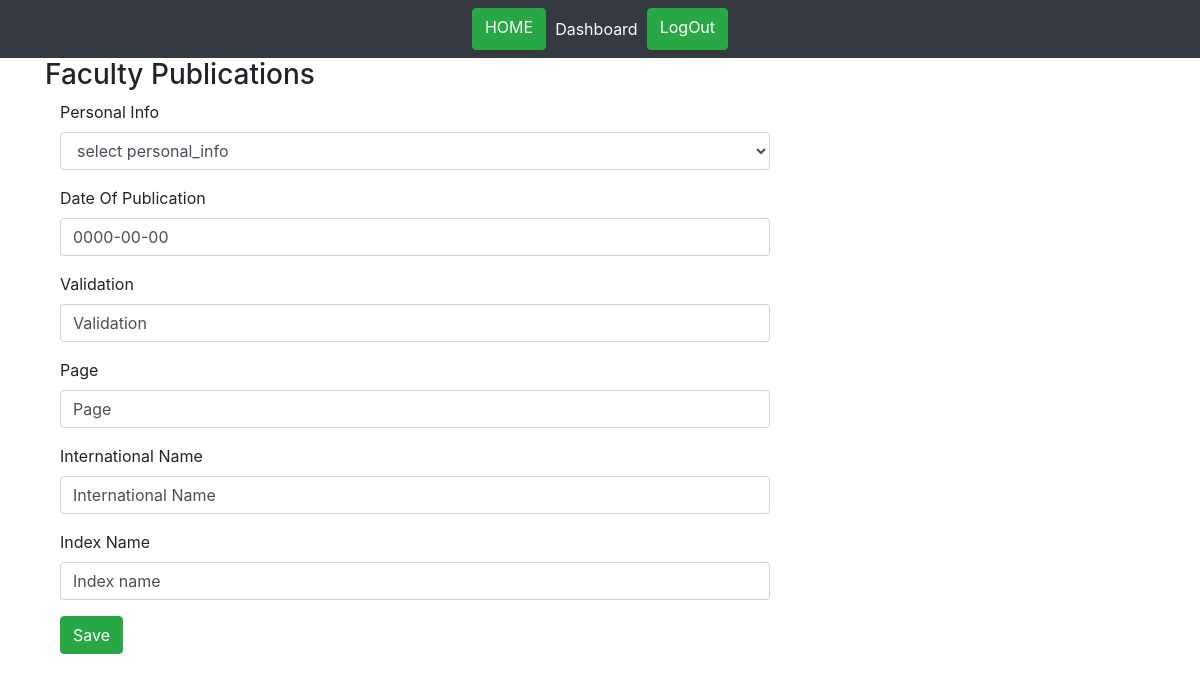
The app's page /faculty_publication/edit/1 with its own data.
### tables this page shows
CREATE TABLE IF NOT EXISTS `faculty_publications` (
  `id` int(11) NOT NULL AUTO_INCREMENT,
  `emp_id` int(11) NOT NULL,
  `date_of_publication` date NOT NULL,
  `validation` varchar(100) NOT NULL,
  `page` varchar(100) NOT NULL,
  `international_name` varchar(100) NOT NULL,
  `index_name` varchar(100) NOT NULL,
  PRIMARY KEY (`id`)
);

### application/models/Faculty_publication_model.php (called while the page is built, shortened)
<?php
class Faculty_publication_model extends CI_Model
{
    function get_faculty_publication($id)
    {
        return $this->db->get_where('faculty_publications',array('id'=>$id))->row_array();
    }
}

### application/controllers/Faculty_publication.php (called while the page is built, shortened)
<?php
class Faculty_publication extends CI_Controller{
    function __construct()
    {
        $this->load->model('Faculty_publication_model');
    }
    function edit($id)
    {
        $data['faculty_publication'] = $this->Faculty_publication_model->get_faculty_publication($id);
        if(isset($data['faculty_publication']['id']))
        {
            if(isset($_POST) && count($_POST) > 0)
            {
                $params = array(
					'emp_id' => $this->input->post('emp_id'),
					'date_of_publication' => $this->input->post('date_of_publication'),
					'validation' => $this->input->post('validation'),
					'page' => $this->input->post('page'),
					'international_name' => $this->input->post('international_name'),
					'index_name' => $this->input->post('index_name'),
                );
                $this->Faculty_publication_model->update_faculty_publication($id,$params);
                redirect('faculty_publication/index');
            }
            else
            {
				$this->load->model('Personal_info_model');
				$data['all_personal_info'] = $this->Personal_info_model->get_all_personal_info();
                $data['_view'] = 'faculty_publication/edit';
                $data['heading'] = 'Faculty Publications';
                $this->load->view('layouts/main',$data);
            }
        }
        else
            show_error('The faculty_publication you are trying to edit does not exist.');
    }
}

### index.php (called while the page is built, shortened)
<?php
require_once BASEPATH.'core/CodeIgniter.php';

### application/views/faculty_publication/edit.php (the view, shortened to what this page needs)
<?php echo form_open('faculty_publication/edit/'.$faculty_publication['id'],array("class"=>"form-horizontal")); ?>
	<div class="form-group">
		<label for="emp_id" class="col-md-4 control-label">Personal Info</label>
		<div class="col-md-8">
			<select name="emp_id" class="form-control">
				<option value="">select personal_info</option>
			</select>
		</div>
	</div>
	<div class="form-group">
		<label for="date_of_publication" class="col-md-4 control-label">Date Of Publication</label>
		<div class="col-md-8">
			<input type="text" name="date_of_publication" value="<?php echo ($this->input->post('date_of_publication') ? $this->input->post('date_of_publication') : $faculty_publication['date_of_publication']); ?>" class="form-control" id="date_of_publication" />
		</div>
	</div>
	<div class="form-group">
		<label for="validation" class="col-md-4 control-label">Validation</label>
		<div class="col-md-8">
			<input type="text" name="validation" value="<?php echo ($this->input->post('validation') ? $this->input->post('validation') : $faculty_publication['validation']); ?>" class="form-control" id="validation" />
		</div>
	</div>
	<div class="form-group">
		<label for="page" class="col-md-4 control-label">Page</label>
		<div class="col-md-8">
			<input type="text" name="page" value="<?php echo ($this->input->post('page') ? $this->input->post('page') : $faculty_publication['page']); ?>" class="form-control" id="page" />
		</div>
	</div>
	<div class="form-group">
		<label for="international_name" class="col-md-4 control-label">International Name</label>
		<div class="col-md-8">
			<input type="text" name="international_name" value="<?php echo ($this->input->post('international_name') ? $this->input->post('international_name') : $faculty_publication['international_name']); ?>" class="form-control" id="international_name" />
		</div>
	</div>
	<div class="form-group">
		<label for="index_name" class="col-md-4 control-label">Index Name</label>
		<div class="col-md-8">
			<input type="text" name="index_name" value="<?php echo ($this->input->post('index_name') ? $this->input->post('index_name') : $faculty_publication['index_name']); ?>" class="form-control" id="index_name" />
		</div>
	</div>
	<div class="form-group">
		<div class="col-sm-offset-4 col-sm-8">
			<button type="submit" class="btn btn-success">Save</button>
        </div>
	</div>
<?php echo form_close(); ?>

### records on screen
faculty_publications: date_of_publication "0000-00-00", validation "Validation", page "Page", international_name "International Name", index_name "Index name"

### other values on screen
$heading "Faculty Publications"
